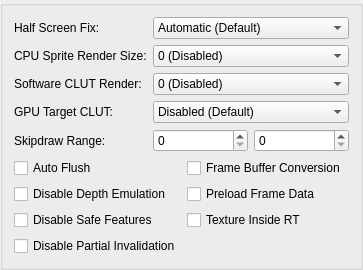
     <widget class="QGroupBox" name="hardwareFixesTab">
      <attribute name="title">
       <string>Hardware Fixes</string>
      </attribute>
      <layout class="QFormLayout" name="hardwareFixesLayout">
       <item row="0" column="0">
        <widget class="QLabel" name="label_10">
         <property name="text">
          <string>Half Screen Fix:</string>
         </property>
        </widget>
       </item>
       <item row="0" column="1">
        <widget class="QComboBox" name="halfScreenFix">
         <item>
          <property name="text">
           <string>Automatic (Default)</string>
          </property>
         </item>
         <item>
          <property name="text">
           <string>Force Disabled</string>
          </property>
         </item>
         <item>
          <property name="text">
           <string>Force Enabled</string>
          </property>
         </item>
        </widget>
       </item>
       <item row="1" column="0">
        <widget class="QLabel" name="label_36">
         <property name="text">
          <string>CPU Sprite Render Size:</string>
         </property>
        </widget>
       </item>
       <item row="1" column="1">
        <widget class="QComboBox" name="cpuSpriteRenderBW">
         <item>
          <property name="text">
           <string>0 (Disabled)</string>
          </property>
         </item>
         <item>
          <property name="text">
           <string>1 (64 Max Width)</string>
          </property>
         </item>
         <item>
          <property name="text">
           <string>2 (128 Max Width)</string>
          </property>
         </item>
         <item>
          <property name="text">
           <string>3 (192 Max Width)</string>
          </property>
         </item>
         <item>
          <property name="text">
           <string>4 (256 Max Width)</string>
          </property>
         </item>
         <item>
          <property name="text">
           <string>5 (320 Max Width)</string>
          </property>
         </item>
         <item>
          <property name="text">
           <string>6 (384 Max Width)</string>
          </property>
         </item>
         <item>
          <property name="text">
           <string>7 (448 Max Width)</string>
          </property>
         </item>
         <item>
          <property name="text">
           <string>8 (512 Max Width)</string>
          </property>
         </item>
         <item>
          <property name="text">
           <string>9 (576 Max Width)</string>
          </property>
         </item>
         <item>
          <property name="text">
           <string>10 (640 Max Width)</string>
          </property>
         </item>
        </widget>
       </item>
       <item row="4" column="0">
        <widget class="QLabel" name="label_12">
         <property name="text">
          <string>Skipdraw Range:</string>
         </property>
        </widget>
       </item>
       <item row="4" column="1">
        <layout class="QHBoxLayout" name="horizontalLayout">
         <item>
          <widget class="QSpinBox" name="skipDrawStart">
           <property name="maximum">
            <number>10000</number>
           </property>
          </widget>
         </item>
         <item>
          <widget class="QSpinBox" name="skipDrawEnd">
           <property name="maximum">
            <number>10000</number>
           </property>
          </widget>
         </item>
        </layout>
       </item>
       <item row="5" column="0" colspan="2">
        <layout class="QGridLayout" name="gridLayout">
         <item row="0" column="0">
          <widget class="QCheckBox" name="hwAutoFlush">
           <property name="text">
            <string>Auto Flush</string>
           </property>
          </widget>
         </item>
         <item row="0" column="1">
          <widget class="QCheckBox" name="frameBufferConversion">
           <property name="text">
            <string>Frame Buffer Conversion</string>
           </property>
          </widget>
         </item>
         <item row="1" column="0">
          <widget class="QCheckBox" name="disableDepthEmulation">
           <property name="text">
            <string>Disable Depth Emulation</string>
           </property>
          </widget>
         </item>
         <item row="2" column="0">
          <widget class="QCheckBox" name="disableSafeFeatures">
           <property name="text">
            <string>Disable Safe Features</string>
           </property>
          </widget>
         </item>
         <item row="3" column="0">
          <widget class="QCheckBox" name="disablePartialInvalidation">
           <property name="text">
            <string>Disable Partial Invalidation</string>
           </property>
          </widget>
         </item>
         <item row="1" column="1">
          <widget class="QCheckBox" name="preloadFrameData">
           <property name="text">
            <string>Preload Frame Data</string>
           </property>
          </widget>
         </item>
         <item row="2" column="1">
          <widget class="QCheckBox" name="textureInsideRt">
           <property name="text">
            <string>Texture Inside RT</string>
           </property>
          </widget>
         </item>
        </layout>
       </item>
       <item row="2" column="1">
        <widget class="QComboBox" name="cpuCLUTRender">
         <property name="currentText">
          <string extracomment="0 (Disabled)">0 (Disabled)</string>
         </property>
         <property name="currentIndex">
          <number>0</number>
         </property>
         <item>
          <property name="text">
           <string>0 (Disabled)</string>
          </property>
         </item>
         <item>
          <property name="text">
           <string>1 (Normal)</string>
          </property>
         </item>
         <item>
          <property name="text">
           <string>2 (Aggressive)</string>
          </property>
         </item>
        </widget>
       </item>
       <item row="2" column="0">
        <widget class="QLabel" name="label_16">
         <property name="text">
          <string>Software CLUT Render:</string>
         </property>
        </widget>
       </item>
       <item row="3" column="0">
        <widget class="QLabel" name="label_47">
         <property name="text">
          <string>GPU Target CLUT:</string>
         </property>
        </widget>
       </item>
       <item row="3" column="1">
        <widget class="QComboBox" name="gpuTargetCLUTMode">
         <item>
          <property name="text">
           <string>Disabled (Default)</string>
          </property>
         </item>
         <item>
          <property name="text">
           <string>Enabled (Exact Match)</string>
          </property>
         </item>
         <item>
          <property name="text">
           <string>Enabled (Check Inside Target)</string>
          </property>
         </item>
        </widget>
       </item>
      </layout>
     </widget>
